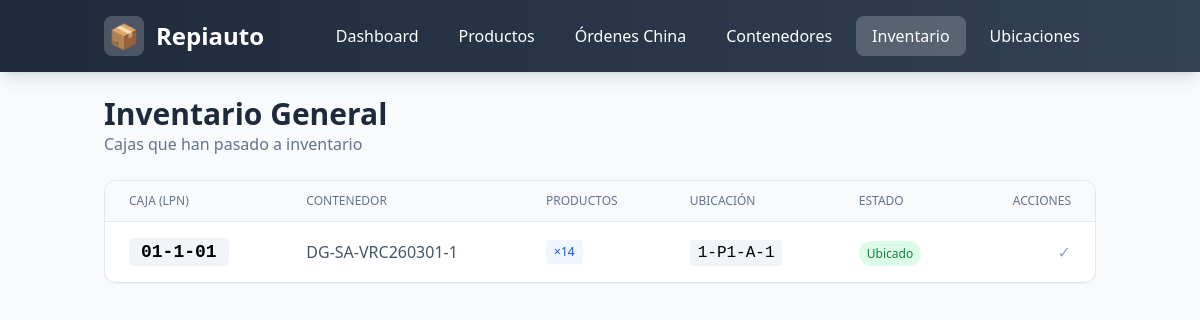
Page /inventory on the committed database.
### main.py (models this page shows)
class Base(DeclarativeBase):
    pass

class Inventory(Base):
    __tablename__ = "inventory"
    id: Mapped[int] = mapped_column(Integer, primary_key=True)
    box_id: Mapped[int] = mapped_column(ForeignKey("boxes.id", ondelete="CASCADE"), unique=True)
    location_id: Mapped[Optional[int]] = mapped_column(ForeignKey("locations.id", ondelete="SET NULL"), nullable=True)
    status: Mapped[str] = mapped_column(String(20), default="pending_location")
    moved_at: Mapped[datetime] = mapped_column(DateTime, default=datetime.utcnow)
    box = relationship("Box", back_populates="inventory")
    location = relationship("Location", back_populates="inventories")

class Box(Base):
    __tablename__ = "boxes"
    id: Mapped[int] = mapped_column(Integer, primary_key=True)
    container_id: Mapped[int] = mapped_column(ForeignKey("shipping_containers.id", ondelete="CASCADE"))
    container = relationship("ShippingContainer", back_populates="boxes")
    box_number: Mapped[int] = mapped_column(Integer)
    lpn_code: Mapped[str] = mapped_column(String(50), unique=True)
    status: Mapped[str] = mapped_column(String(20), default="pending")
    created_at: Mapped[datetime] = mapped_column(DateTime, default=datetime.utcnow)
    items = relationship("BoxItem", back_populates="box", cascade="all, delete-orphan")
    inventory = relationship("Inventory", back_populates="box", uselist=False, cascade="all, delete-orphan")

class ShippingContainer(Base):
    __tablename__ = "shipping_containers"
    id: Mapped[int] = mapped_column(Integer, primary_key=True)
    invoice_number: Mapped[str] = mapped_column(String(100), unique=True, index=True)
    bill_number: Mapped[Optional[str]] = mapped_column(String(500), nullable=True)
    orders_china_id: Mapped[int] = mapped_column(ForeignKey("orders_china.id", ondelete="RESTRICT"))
    order_china = relationship("OrderChina", back_populates="containers")
    arrival_date: Mapped[Optional[datetime]] = mapped_column(DateTime, nullable=True)
    status: Mapped[str] = mapped_column(String(20), default="pending")
    notes: Mapped[Optional[str]] = mapped_column(String(500), nullable=True)
    created_at: Mapped[datetime] = mapped_column(DateTime, default=datetime.utcnow)
    boxes = relationship("Box", back_populates="container", cascade="all, delete-orphan")

class Location(Base):
    __tablename__ = "locations"
    id: Mapped[int] = mapped_column(Integer, primary_key=True)
    full_code: Mapped[str] = mapped_column(String(50), unique=True, index=True)
    warehouse_id: Mapped[int] = mapped_column(Integer, default=1)
    capacity: Mapped[int] = mapped_column(Integer, default=1)
    description: Mapped[Optional[str]] = mapped_column(String(200), nullable=True)
    created_at: Mapped[datetime] = mapped_column(DateTime, default=datetime.utcnow)
    inventories = relationship("Inventory", back_populates="location")

### main.py (the view)
@app.get("/inventory", response_class=HTMLResponse)
async def inventory(request: Request):
    try:
        db = SessionLocal()
        try:
            rows = db.query(Inventory).options(
                joinedload(Inventory.box).joinedload(Box.container),
                joinedload(Inventory.box).joinedload(Box.items).joinedload(BoxItem.product),
                joinedload(Inventory.location)
            ).all()
            items = []
            for r in rows:
                box = r.box
                products_list = []
                if box:
                    for i in box.items:
                        if i.product:
                            products_list.append((i.product.sku_usa, i.quantity))
                items.append({
                    "id": r.id,
                    "box_id": r.box_id,
                    "location_id": r.location_id,
                    "status": r.status,
                    "box_lpn": box.lpn_code if box else "?",
                    "container_invoice": box.container.invoice_number if box and box.container else "?",
                    "products": products_list,
                    "location_code": r.location.full_code if r.location else None,
                })
            locs = db.query(Location).all()
        finally:
            db.close()
    except Exception as e:
        logger.error(f"Inventory error: {e}")
        return templates.TemplateResponse("error.html", {"request": request, "title": "Error", "message": "Error al cargar el inventario."})
    return templates.TemplateResponse("inventory.html", {"request": request, "items": items, "locations": locs})

### templates/inventory.html (shortened to what this page needs)
{% extends "base.html" %}
{% block content %}
<div class="mb-6">
    <h2 class="text-3xl font-bold text-slate-800">Inventario General</h2>
    <p class="text-slate-500">Cajas que han pasado a inventario</p>
</div>
<div class="bg-white rounded-xl shadow-sm border border-slate-200 overflow-hidden">
    <table class="min-w-full divide-y divide-slate-200">
        <thead class="bg-slate-50">
            <tr>
                <th class="px-6 py-3 text-left text-xs font-medium text-slate-500 uppercase">Caja (LPN)</th>
                <th class="px-6 py-3 text-left text-xs font-medium text-slate-500 uppercase">Contenedor</th>
                <th class="px-6 py-3 text-left text-xs font-medium text-slate-500 uppercase">Productos</th>
                <th class="px-6 py-3 text-left text-xs font-medium text-slate-500 uppercase">Ubicación</th>
                <th class="px-6 py-3 text-left text-xs font-medium text-slate-500 uppercase">Estado</th>
                <th class="px-6 py-3 text-right text-xs font-medium text-slate-500 uppercase">Acciones</th>
            </tr>
        </thead>
        <tbody class="divide-y divide-slate-200">
            {% for item in items %}
            <tr class="hover:bg-slate-50">
                <td class="px-6 py-4"><code class="text-lg font-bold bg-slate-100 px-3 py-1 rounded">{{ item.box_lpn }}</code></td>
                <td class="px-6 py-4 text-slate-600">{{ item.container_invoice }}</td>
                <td class="px-6 py-4">
                    <div class="flex flex-wrap gap-1">
                        {% for sku, qty in item.products %}
                        <span class="text-xs bg-blue-50 text-blue-700 px-2 py-1 rounded">{{ sku }} ×{{ qty }}</span>
                        {% endfor %}
                    </div>
                </td>
                <td class="px-6 py-4">
                    {% if item.location_code %}
                    <code class="bg-slate-100 px-2 py-1 rounded">{{ item.location_code }}</code>
                    {% else %}
                    <span class="text-slate-400 italic">Sin asignar</span>
                    {% endif %}
                </td>
                <td class="px-6 py-4">
                    <span class="px-2 py-1 text-xs rounded-full
                        {% if item.status == 'stored' %}bg-green-100 text-green-700
                        {% elif item.status == 'pending_location' %}bg-yellow-100 text-yellow-700
                        {% else %}bg-slate-100 text-slate-700{% endif %}">
                        {% if item.status == 'pending_location' %}Por ubicar{% elif item.status == 'stored' %}Ubicado{% else %}{{ item.status }}{% endif %}
                    </span>
                </td>
                <td class="px-6 py-4 text-right">
                    {% if not item.location_id %}
                    <button onclick="openModal('Asignar Ubicación', `<form method='post' action='/inventory/{{ item.id }}/assign' class='space-y-4'>
                        <div><label class='block text-sm font-medium text-slate-700 mb-1'>Ubicación</label>
                        <select name='location_id' required class='w-full px-3 py-2 border border-slate-300 rounded-lg'>
                            <option value=''>Seleccionar...</option>
                            {% for loc in locations %}
                            <option value='{{ loc.id }}'>{{ loc.full_code }} (Cap: {{ loc.capacity }})</option>
                            {% endfor %}
                        </select></div>
                        <div class='flex justify-end gap-2'>
                            <button type='button' onclick='closeModal()' class='px-4 py-2 text-slate-600 hover:bg-slate-100 rounded-lg'>Cancelar</button>
                            <button type='submit' class='px-4 py-2 bg-green-600 text-white rounded-lg hover:bg-green-700'>Asignar</button>
                        </div>
                    </form>`)" class="text-blue-600 hover:text-blue-700 font-medium">Asignar Ubicación</button>
                    {% else %}
                    <span class="text-slate-400">✓</span>
                    {% endif %}
                </td>
            </tr>
            {% endfor %}
        </tbody>
    </table>
</div>
{% endblock %}

### rows in the picture
Inventory: box_lpn "01-1-01", container_invoice "DG-SA-VRC260301-1", products "14", location_code "1-P1-A-1", status "Ubicado"
